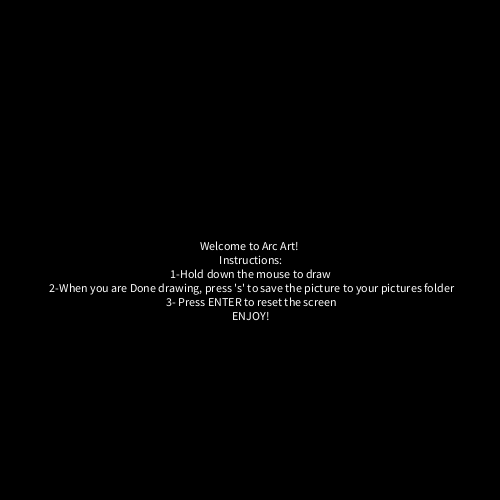
Frame 1 (no input)
Frame 60 (the mouse pressed at the canvas centre just before this capture): identical to frame 1, image omitted
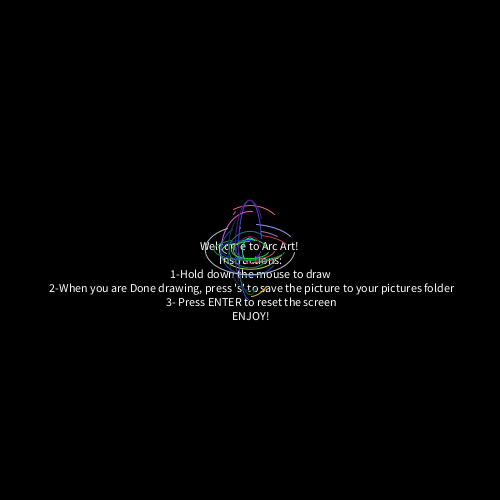
Frame 120 (the mouse held since frame 60 and released just before this capture)

The Processing sketch that drew these frames (run headless with seeded random() and noise(); from frame 60 on, the mouse is pressed at the canvas centre):

// Processing sketch: processing_138059
// ── processing_138059.pde

float x;
float y;
float arcWidth;
float arcHeight;
float startAngle;
float endAngle;
int picCount = 1;
void setup()
{
  size(500, 500);
  smooth();
  background(0);
  textAlign(CENTER);
  text("Welcome to Arc Art! \n Instructions:\n 1-Hold down the mouse to draw\n 2-When you are Done drawing, press 's' to save the picture to your pictures folder\n 3- Press ENTER to reset the screen\nENJOY!", width/2, height/2);
}

void draw()
{
  if(keyPressed)
  {
    if(key == ENTER || key == RETURN)
    {
      background(0);
    }
    if(key == 's' || key == 'S')
    {
      save("C:/Users/Public/Public Pictures/Arc_Art_"+picCount+".jpg");
      picCount++;
      background(0);
    }
  }
  
  x = random(0, 500);
  y = random(0, 500);
  arcWidth = random(10, 100);
  arcHeight = random(10, 100);
  startAngle = random(0, 2*PI);
  endAngle = random(0, 2*PI);
  stroke(random(255), random(255), random(255));
  noFill();
  
  if(mousePressed)
  {
    arc(mouseX, mouseY, arcWidth, arcHeight, startAngle, endAngle);
  }
    
}
